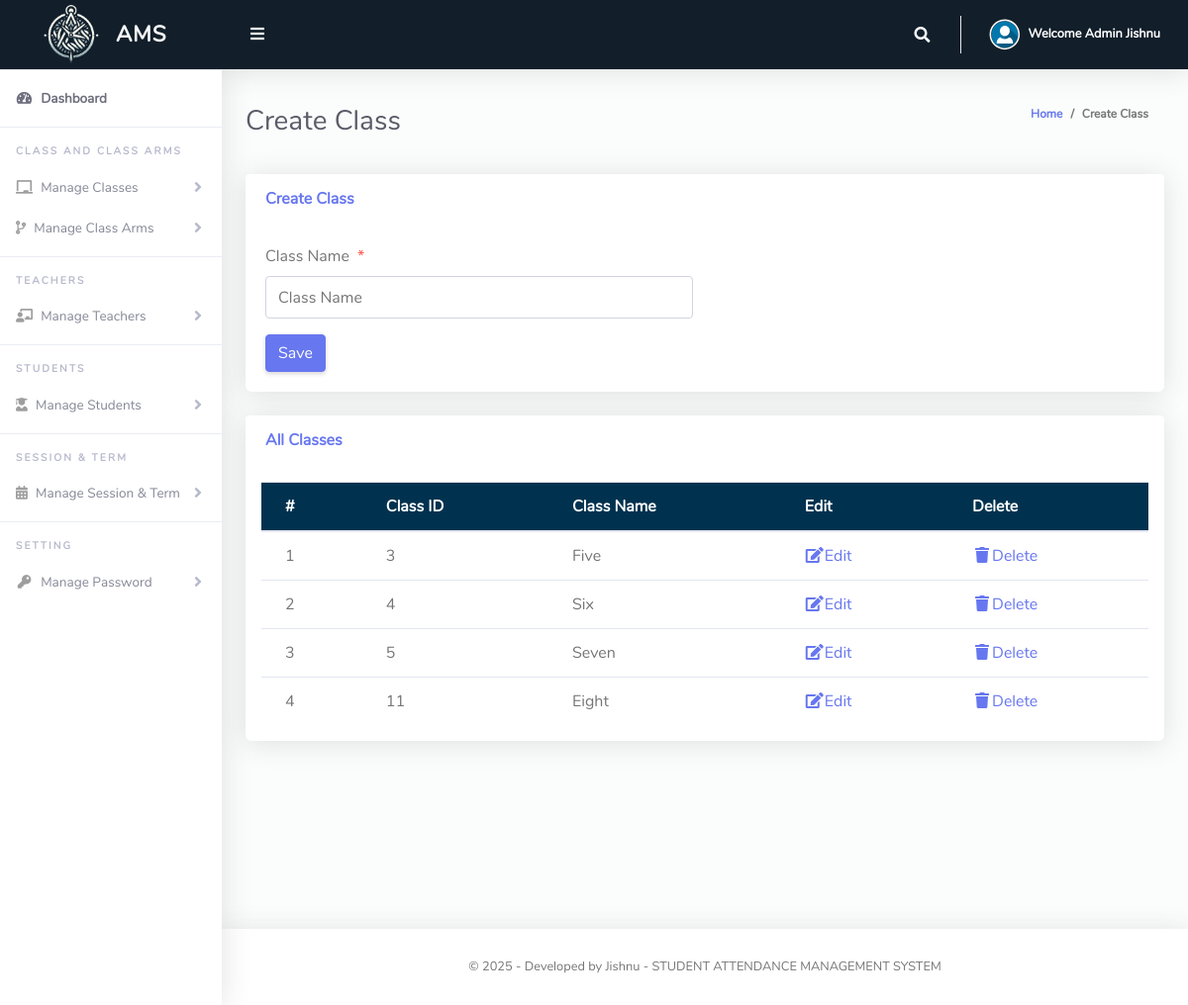
The app's page /Admin/createClass.php (signed in) with its own data.
### tables this page shows
CREATE TABLE `tblclass` (
  `Id` int(10) NOT NULL,
  `className` varchar(255) NOT NULL
);

### Admin/createClass.php (the view, shortened to what this page needs)
<?php
include '../Includes/dbcon.php';
?>
<!DOCTYPE html>
<html lang="en">
<head>
  <link href="../vendor/fontawesome-free/css/all.min.css" rel="stylesheet" type="text/css">
  <link href="../vendor/bootstrap/css/bootstrap.min.css" rel="stylesheet" type="text/css">
  <link href="css/ruang-admin.min.css" rel="stylesheet">
</head>
<body id="page-top">
  <div id="wrapper">
    <?php include "Includes/sidebar.php"; ?>
    <div id="content-wrapper" class="d-flex flex-column">
      <div id="content">
        <?php include "Includes/topbar.php"; ?>
        <div class="container-fluid" id="container-wrapper">
          <div class="d-sm-flex align-items-center justify-content-between mb-4">
            <h1 class="h3 mb-0 text-gray-800">Create Class</h1>
            <ol class="breadcrumb">
              <li class="breadcrumb-item"><a href="./">Home</a></li>
              <li class="breadcrumb-item active" aria-current="page">Create Class</li>
            </ol>
          </div>
          <div class="row">
            <div class="col-lg-12">
              <div class="card mb-4">
                <div class="card-header py-3 d-flex flex-row align-items-center justify-content-between">
                  <h6 class="m-0 font-weight-bold text-primary">Create Class</h6>
                </div>
                <div class="card-body">
                  <form method="post">
                    <div class="form-group row mb-3">
                      <div class="col-xl-6">
                        <label class="form-control-label">Class Name<span class="text-danger ml-2">*</span></label>
                        <input type="text" class="form-control" name="className" value="<?php echo $row['className']; ?>" id="exampleInputFirstName" placeholder="Class Name">
                      </div>
                    </div>
                    <?php
                    if (isset($Id)) {
                    ?>
                      <button type="submit" name="update" class="btn btn-warning">Update</button>
                      &nbsp;&nbsp;&nbsp;&nbsp;&nbsp;&nbsp;&nbsp;&nbsp;&nbsp;&nbsp;
                    <?php
                    } else {
                    ?>
                      <button type="submit" name="save" class="btn btn-primary">Save</button>
                    <?php
                    }
                    ?>
                  </form>
                </div>
              </div>
              <div class="row">
                <div class="col-lg-12">
                  <div class="card mb-4">
                    <div class="card-header py-3 d-flex flex-row align-items-center justify-content-between">
                      <h6 class="m-0 font-weight-bold text-primary">All Classes</h6>
                    </div>
                    <div class="table-responsive p-3">
                      <table class="table align-items-center table-flush table-hover" id="dataTableHover">
                        <thead class="thead-light">
                          <tr>
                            <th>#</th>
                            <th>Class ID</th>
                            <th>Class Name</th>
                            <th>Edit</th>
                            <th>Delete</th>
                          </tr>
                        </thead>
                        <tbody>
                          <?php
                          $query = "SELECT * FROM tblclass";
                          $rs = $conn->query($query);
                          $num = $rs->num_rows;
                          $sn = 0;
                          if ($num > 0) {
                            while ($rows = $rs->fetch_assoc()) {
                              $sn = $sn + 1;
                              echo "
                              <tr>
                                <td>" . $sn . "</td>
                                <td>" . $rows['Id'] . "</td>
                                <td>" . $rows['className'] . "</td>
                                <td><a href='?action=edit&Id=" . $rows['Id'] . "'><i class='fas fa-fw fa-edit'></i>Edit</a></td>
                                <td><a href='?action=delete&Id=" . $rows['Id'] . "'><i class='fas fa-fw fa-trash'></i>Delete</a></td>
                              </tr>";
                            }
                          } else {
                            echo
                            "<div class='alert alert-danger' role='alert'>
                            No Record Found!
                            </div>";
                          }
                          ?>
                        </tbody>
                      </table>
                    </div>
                  </div>
                </div>
              </div>
            </div>
          </div>
        </div>
        <?php include "Includes/footer.php"; ?>
      </div>
    </div>
</body>
</html>

### Admin/Includes/topbar.php (shortened to what this page needs)
<?php
  $query = "SELECT * FROM tbladmin WHERE Id = ".$_SESSION['userId']."";
  $rs = $conn->query($query);
  $rows = $rs->fetch_assoc();
  $FName = $rows['firstName'];
?>
<nav class="navbar navbar-expand navbar-light  topbar mb-4 static-top" style="background-color: #121F2B;">
          <button id="sidebarToggleTop" class="btn btn-link rounded-circle mr-3">
            <i class="fa fa-bars"></i>
          </button>
          <ul class="navbar-nav ml-auto">
            <li class="nav-item dropdown no-arrow">
              <a class="nav-link dropdown-toggle" href="#" id="searchDropdown" role="button" data-toggle="dropdown"
                aria-haspopup="true" aria-expanded="false">
                <i class="fas fa-search fa-fw"></i>
              </a>
            </li>
            <li class="nav-item dropdown no-arrow">
              <a class="nav-link dropdown-toggle" href="#" id="userDropdown" role="button" data-toggle="dropdown"
                aria-haspopup="true" aria-expanded="false">
                <img class="img-profile rounded-circle border-0 " src="img/user.svg" style="max-width: 60px">
                <span class="ml-2 d-none d-lg-inline text-white small"><b>Welcome Admin <?php echo $FName;?></b></span>
              </a>
            </li>
          </ul>
        </nav>

### records on screen
tblclass: Id "3", className "Five"
tblclass: Id "4", className "Six"
tblclass: Id "5", className "Seven"
tblclass: Id "11", className "Eight"

### other values on screen
$FName "Jishnu"
